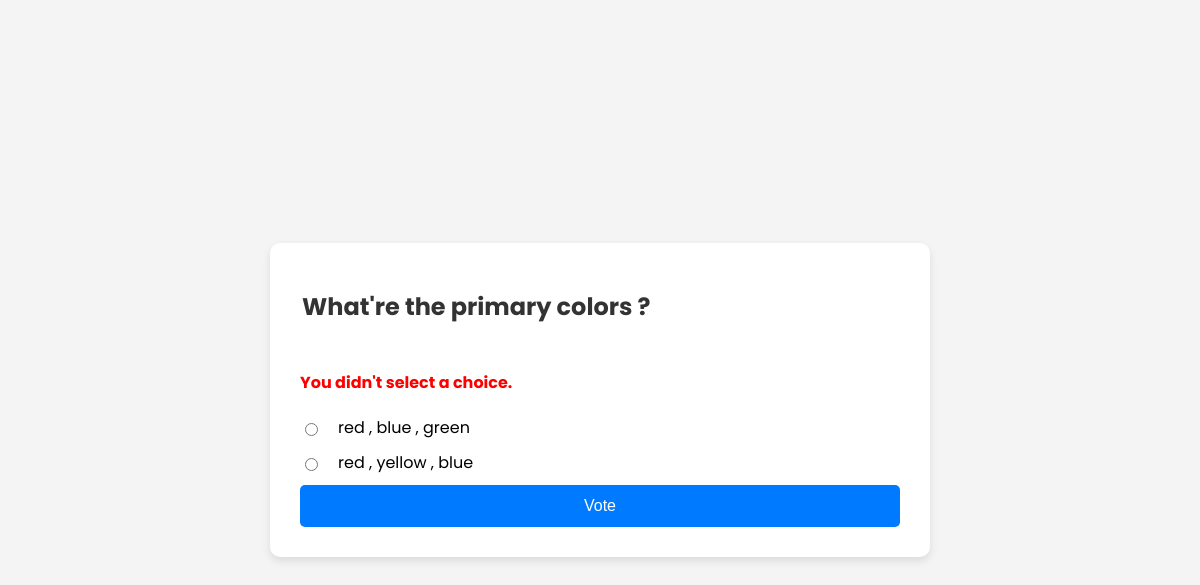
/7/vote/, run on the app's committed database.
### mypoll/models.py (models this page shows, shortened)
class Question(models.Model):
    question_text = models.CharField(max_length=200)
    pub_date = models.DateTimeField("date published")
    is_private = models.BooleanField(default=False)

class Choice(models.Model):
    question = models.ForeignKey(Question, on_delete=models.CASCADE)
    choice_text = models.CharField(max_length=200)
    votes = models.IntegerField(default=0)

### mypoll/views.py (the view)
# urls.py: path("<int:question_id>/vote/", views.vote, name="vote"),
def vote(request, question_id):
    question = get_object_or_404(Question, pk=question_id)
    try:
        selected_choice = question.choice_set.get(pk=request.POST["choice"])
    except (KeyError, Choice.DoesNotExist):
        return render(
            request,
            "mypoll/detail.html",
            {
                "question": question,
                "error_message": "You didn't select a choice.",
            },
        )
    else:
        selected_choice.votes = F("votes") + 1
        selected_choice.save()
        return HttpResponseRedirect(reverse("mypoll:results", args=(question.id,)))

### mypoll/templates/mypoll/detail.html (shortened to what this page needs)
<!DOCTYPE html>
<html lang="th">
<head>
</head>
<body>
    <div class="container">
        <form action="{% url 'mypoll:vote' question.id %}" method="post">
            <fieldset>
                <legend><h1>{{ question.question_text }}</h1></legend>
                {% if error_message %}
                    <p class="error-message"><strong>{{ error_message }}</strong></p>
                {% endif %}
                {% for choice in question.choice_set.all %}
                    <div class="choice">
                        <input type="radio" name="choice" id="choice{{ forloop.counter }}" value="{{ choice.id }}">
                        <label for="choice{{ forloop.counter }}">{{ choice.choice_text }}</label>
                    </div>
                {% endfor %}
            </fieldset>
            <input type="submit" value="Vote">
        </form>
    </div>
</body>
</html>

### mypoll/templates/mypoll/detail.html (style rules this page uses)
body { font-family: 'Poppins', sans-serif; background-color: #f4f4f4; display: flex; justify-content: center; align-items: center; height: 100vh; margin: 0; }
.container { background: white; padding: 30px; border-radius: 10px; box-shadow: 0 4px 8px rgba(0, 0, 0, 0.1); width: 50%; }
h1 { font-size: 24px; color: #333; text-align: center; margin-bottom: 20px; }
legend { font-size: 20px; color: #333; margin-bottom: 10px; }
fieldset { border: none; padding: 0; margin: 0; }
.choice { display: flex; align-items: center; margin: 10px 0; }
label { font-size: 16px; margin-left: 10px; cursor: pointer; }
.error-message { color: red; font-weight: bold; margin-bottom: 20px; }
input[type="radio"] { margin-right: 10px; }
input[type="submit"] { background-color: #007bff; color: white; padding: 12px 20px; border: none; border-radius: 5px; font-size: 16px; cursor: pointer; transition: background-color 0.3s, transform 0.2s; width: 100%; }

### data on the page
Question: question_text "What're the primary colors ?"
Choice: choice_text "red , blue , green"
Choice: choice_text "red , yellow , blue"

### other printed values
{{ error_message }} "You didn't select a choice."
